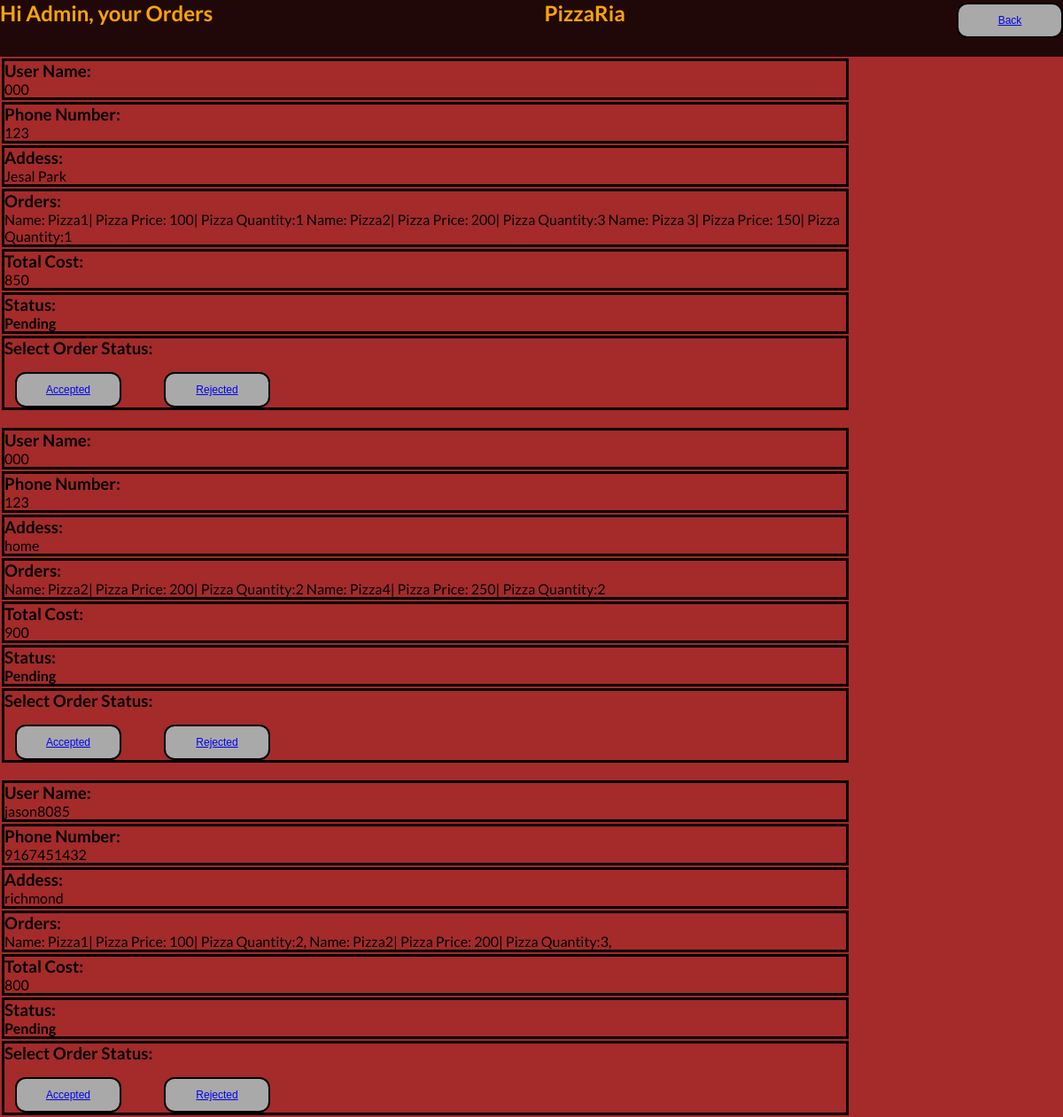
Page /adminshoworder/ on the earlier database version.
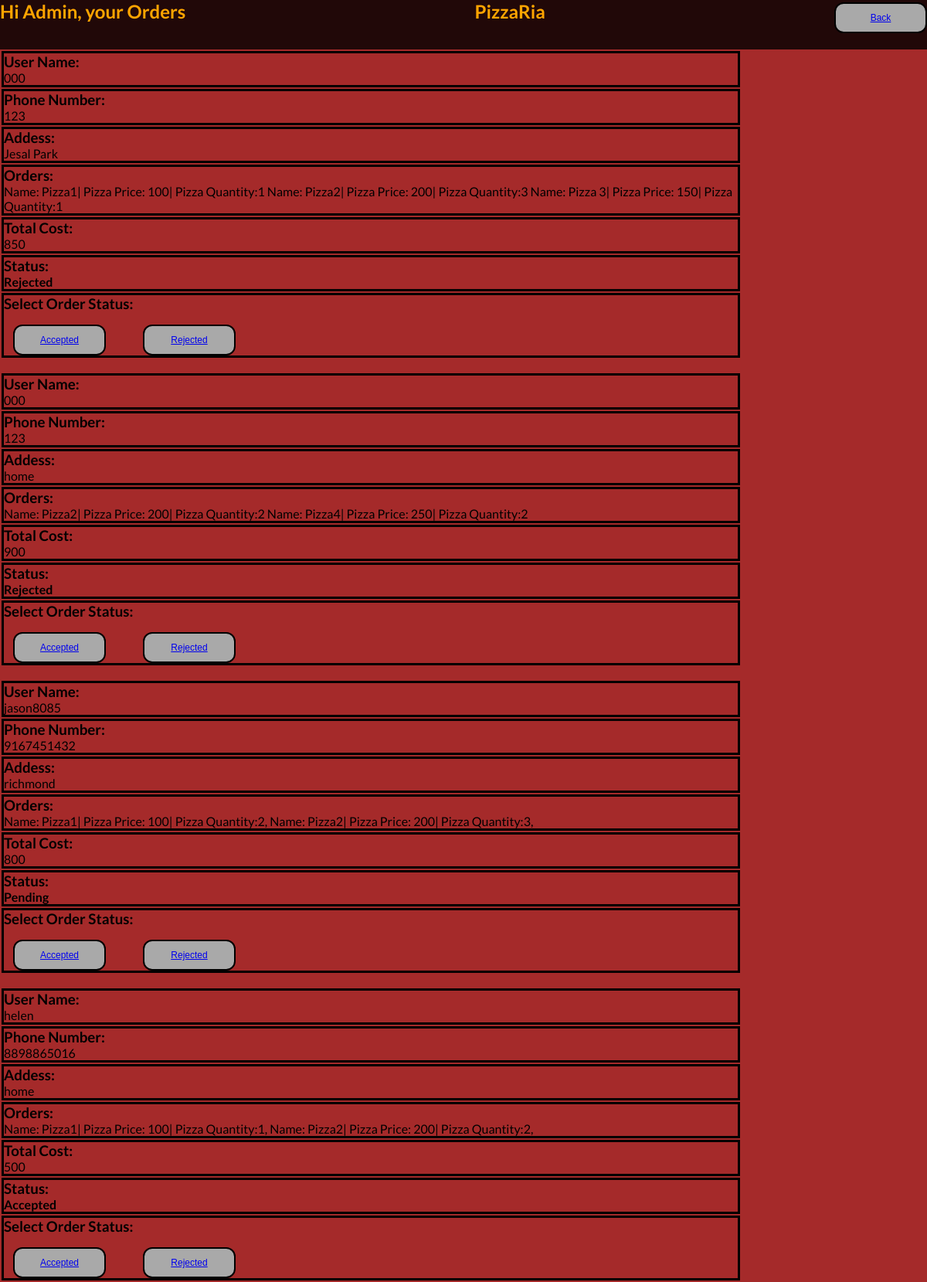
Same page on the later database version.
### pizzariaapp/models.py (models this page shows)
class CustomerOrder(models.Model):
	username = models.CharField(max_length = 10)
	phoneno = models.CharField(max_length = 10)
	address = models.CharField(max_length = 25)
	order =  models.CharField(max_length = 30)
	totalcost =  models.CharField(max_length = 10)
	status = models.CharField(max_length = 10)

### pizzariaapp/views.py (the view)
# urls.py: path('adminshoworder/',showOrdersAdmin),
def showOrdersAdmin(request):
	orders = CustomerOrder.objects.all()
	context = {'orders':orders}
	return render(request,'pizzariaapp/showadminorders.html',context)

### templates/pizzariaapp/showadminorders.html
{% extends 'base.html' %}
{% block navbar %}
<nav class="cust-nav-bar nav-bar">
    <h2>Hi Admin, your Orders</h2>
	<h2 >PizzaRia</h2>
	<div class="button-container-home">
        <button  class="button button1">
            <a href = '/admin/adminhome/'>Back</a>
        </button>
	</div>
</nav>
{% endblock %}
{% block content %}
<div class="customer-orders">
    {% for i in  orders%}
    <table>
        <tr>
            <td><h3>User Name: </h3> <p>{{i.username}}</p></td>
        </tr>
        <tr>
            <td><h3>Phone Number: </h3> <p>{{i.phoneno}}</p></td>
        </tr>
        <tr>
            <td><h3>Addess: </h3><p>{{i.address}}</p></td>
        </tr>
        <tr>
            <td><h3>Orders: </h3><p>{{i.order}}</p></td>
        </tr>
        <tr>
            <td><h3>Total Cost: </h3><p>{{i.totalcost}}</p></td>
        </tr>
        <tr>
            <td><h3>Status: </h3><p><b>{{i.status}}</b></p></td>
        </tr>
        <tr>
            <td>
                <h3>Select Order Status:</h3>
                <div style="margin-top:2vh" class="button-container-home">
                    <button style="margin-left:1vw " class="button button1">
                        <a href = '/acceptorder/{{i.id}}'>Accepted</a>
                    </button>
                    <button style="margin-left:4vw" class="button button1">
                        <a href = '/rejectorder/{{i.id}}'>Rejected</a>
                    </button>
                </div>
            </td>
        </tr>
    </table>
    {% endfor %}
</div>
{% endblock %}

### templates/base.html (shortened to what this page needs)
{% load static %}
<!DOCTYPE html>
<html>
<head>
	<link rel="stylesheet" type="text/css" href="{% static '/css/desktop/main_style.css' %}">
	<link rel="stylesheet" type="text/css" href="{% static '/css/mobile/main_style.css' %}">
</head>
{% block navbar %}
{% endblock %}
<body>
	{% block content%}
	{% endblock %}
</body>
</html>

### static/css/desktop/main_style.css (style rules this page uses)
* { padding: 0; margin: 0; box-sizing: border-box; }
body { font-family: "Lato", sans-serif; width: 100%; height: 100%; background-color: brown; }
.nav-bar { width: 100%; height: 8vh; position: fixed; background-color: rgba(0,0,0,0.8); display: flex; color: orange; flex-direction: row; z-index: 9999; }
.cust-nav-bar { justify-content: space-between; }
.button-container-home { position: relative; display: flex; flex-direction: row; top: 5%; width: auto; }
.button { color: #000; background-color: darkgrey; text-align: center; text-decoration: none; display: block; height: 5vh; width: 10vw; border-radius: 1vw; font-size: 1vw; border: 2px solid #000; transition-duration: 0.4s; cursor: pointer; }
.customer-orders table { position:relative; width:80%; top: 6vh; padding-top: 2vh; }
.customer-orders table tr td { border: 3px solid #000 }

Differences in the rows shown:
changed CustomerOrder "Jesal Park": status "Pending" → "Rejected"
changed CustomerOrder (number 2 of 4 on the later page): status "Pending" → "Rejected"
added CustomerOrder: username "helen", phoneno "8898865016", address "home", order "Name: Pizza1| Pizza Price: 100| Pizza Quantity:1, Name: Pizza2| Pizza Price: 200| Pizza Quantity:2,", totalcost "500", status "Accepted"
